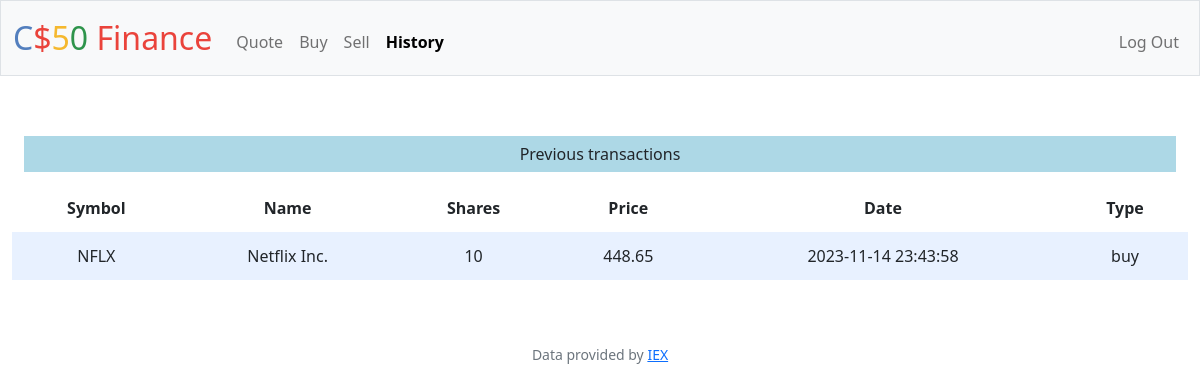
Screenshot of /history (signed in) with the database file from the repository.
### tables this page shows
CREATE TABLE transactions (
id INTEGER PRIMARY KEY AUTOINCREMENT NOT NULL, 
user_id INTEGER NOT NULL,
symbol TEXT NOT NULL,
company_name TEXT NOT NULL,
quantity INTEGER NOT NULL,
price REAL NOT NULL,
type TEXT NOT NULL
, date TEXT NOT NULL DEFAULT 0);

### app.py (the view)
@app.route("/history")
@login_required
def history():
    usersTransactions = db.execute(
        "SELECT symbol, company_name, quantity, price, type, date FROM transactions WHERE user_id = ?",
        session["user_id"],
    )
    return render_template(
        "history.html", usersTransactions=usersTransactions, nav_item="history"
    )

### app.py (called while the page is built)
@app.after_request
def after_request(response):
    response.headers["Cache-Control"] = "no-cache, no-store, must-revalidate"
    response.headers["Expires"] = 0
    response.headers["Pragma"] = "no-cache"
    return response

### helpers.py (called while the page is built)
def login_required(f):
    @wraps(f)
    def decorated_function(*args, **kwargs):
        if session.get("user_id") is None:
            return redirect("/login")
        return f(*args, **kwargs)
    return decorated_function

### templates/history.html (shortened to what this page needs)
{% extends "layout.html" %}
{% block main %}
<table>
    <p>Previous transactions</p>
    <thead>
        <tr>
            <th>Symbol</th>
            <th>Name</th>
            <th>Shares</th>
            <th>Price</th>
            <th>Date</th>
            <th>Type</th>
        </tr>
    </thead>
    <tbody>
        {% for t in usersTransactions %}
            <tr>
                <td>{{ t.symbol }}</td>
                <td>{{ t.company_name }}</td>
                <td>{{ t.quantity }}</td>
                <td>{{ t.price }}</td>
                <td>{{ t.date }}</td>
                <td>{{ t.type }}</td>
            </tr>
        {% endfor %}
        </tbody>
</table>
{% endblock %}

### static/styles.css (style rules this page uses)
table { background-color: transparent; margin-bottom: 1rem; width: 100%; }
table th, table td { padding: 0.75rem; vertical-align: middle; }
tbody tr:nth-of-type(odd) { background-color: rgb(179, 208, 255, 0.3) }
p { background-color: lightblue; padding: 6px 12px 6px 12px; margin: 12px; }

### rows the page displays
transactions: symbol "NFLX", company_name "Netflix Inc.", quantity "10", price "448.65", date "2023-11-14 23:43:58", type "buy"
